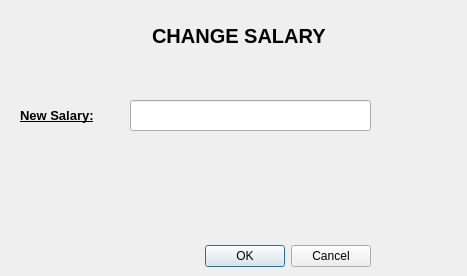
<?xml version="1.0" encoding="UTF-8"?>
<ui version="4.0">
 <class>ChangeEvalSalary</class>
 <widget class="QDialog" name="ChangeEvalSalary">
  <property name="geometry">
   <rect>
    <x>0</x>
    <y>0</y>
    <width>467</width>
    <height>276</height>
   </rect>
  </property>
  <property name="windowTitle">
   <string>Dialog</string>
  </property>
  <widget class="QDialogButtonBox" name="buttonBox">
   <property name="geometry">
    <rect>
     <x>30</x>
     <y>240</y>
     <width>341</width>
     <height>32</height>
    </rect>
   </property>
   <property name="orientation">
    <enum>Qt::Horizontal</enum>
   </property>
   <property name="standardButtons">
    <set>QDialogButtonBox::Cancel|QDialogButtonBox::Ok</set>
   </property>
  </widget>
  <widget class="QLineEdit" name="line_salary">
   <property name="geometry">
    <rect>
     <x>130</x>
     <y>100</y>
     <width>241</width>
     <height>31</height>
    </rect>
   </property>
   <property name="font">
    <font>
     <pointsize>10</pointsize>
    </font>
   </property>
   <property name="echoMode">
    <enum>QLineEdit::Normal</enum>
   </property>
   <property name="alignment">
    <set>Qt::AlignCenter</set>
   </property>
  </widget>
  <widget class="QLineEdit" name="title">
   <property name="geometry">
    <rect>
     <x>110</x>
     <y>10</y>
     <width>261</width>
     <height>51</height>
    </rect>
   </property>
   <property name="font">
    <font>
     <pointsize>15</pointsize>
     <weight>75</weight>
     <bold>true</bold>
    </font>
   </property>
   <property name="styleSheet">
    <string notr="true">background-color: transparent;
border:transparent;</string>
   </property>
   <property name="text">
    <string>CHANGE SALARY</string>
   </property>
   <property name="alignment">
    <set>Qt::AlignCenter</set>
   </property>
  </widget>
  <widget class="QLabel" name="label_salary">
   <property name="geometry">
    <rect>
     <x>20</x>
     <y>100</y>
     <width>91</width>
     <height>31</height>
    </rect>
   </property>
   <property name="font">
    <font>
     <pointsize>10</pointsize>
     <weight>75</weight>
     <italic>false</italic>
     <bold>true</bold>
     <underline>true</underline>
    </font>
   </property>
   <property name="text">
    <string>New Salary:</string>
   </property>
  </widget>
 </widget>
 <resources/>
 <connections>
  <connection>
   <sender>buttonBox</sender>
   <signal>accepted()</signal>
   <receiver>ChangeEvalSalary</receiver>
   <slot>accept()</slot>
   <hints>
    <hint type="sourcelabel">
     <x>248</x>
     <y>254</y>
    </hint>
    <hint type="destinationlabel">
     <x>157</x>
     <y>274</y>
    </hint>
   </hints>
  </connection>
  <connection>
   <sender>buttonBox</sender>
   <signal>rejected()</signal>
   <receiver>ChangeEvalSalary</receiver>
   <slot>reject()</slot>
   <hints>
    <hint type="sourcelabel">
     <x>316</x>
     <y>260</y>
    </hint>
    <hint type="destinationlabel">
     <x>286</x>
     <y>274</y>
    </hint>
   </hints>
  </connection>
 </connections>
</ui>
